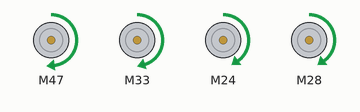
A sketch run on a simulated Arduino Mega 2560, built with avr-gcc and run on an emulated ATmega2560. Shown: 4 × DC motor (green arrow = forward, orange = backward, longer = faster).

Above: at 0.1 s.
Timing chart, 0 to 1.6 s (numbered marks = the images above):
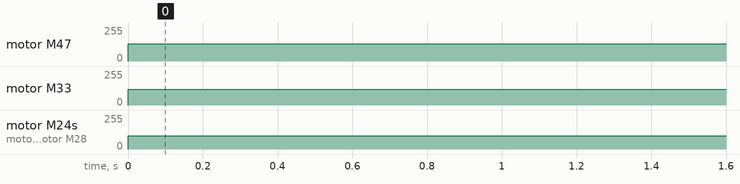

Measured:
- by itself, motor M47: stopped → forward 130/255 at 0.00 s
- by itself, motor M33: stopped → forward 120/255 at 0.00 s
- by itself, motor M24, motor M28: stopped → forward 100/255 at 0.00 s

The sketch:

testmotor.ino
```cpp
#include <L298N.h>

const int IN1 = 47;
const int IN2 = 49;
const int IN4 = 31;
const int ENA = 45;
const int ENB = 5;
const int IN3 = 33;

const int INA1 = 24;
const int INA2 = 26;
const int INA4 = 30;
const int ENAA = 6;
const int ENAB = 7;
const int INA3 = 28;

const int encoderLeftA = 39;  // Encoder pin A for left motor
const int encoderLeftB = 37;  // Encoder pin B for left motor
const int encoderRightA = 41; // Encoder pin A for right motor
const int encoderRightB = 44; // Encoder pin B for right motor

volatile long encoderLeftCount = 0;   // Variable to store left encoder count
volatile long encoderRightCount = 0;  // Variable to store right encoder count

float speedkuleft = 130.5;
float speedkuright = 120;

L298N motor1(ENA, IN1, IN2); // kiri
L298N motor2(ENB, IN3, IN4); // kanan

L298N motor3(ENAA, INA1, INA2); // kiri
L298N motor4(ENAB, INA3, INA4); // kanan

void setup() {
  Serial.begin(9600);

  // Set up encoder pins as input
  pinMode(encoderLeftA, INPUT);
  pinMode(encoderLeftB, INPUT);
  pinMode(encoderRightA, INPUT);
  pinMode(encoderRightB, INPUT);

  // Attach interrupts for encoder readings
  attachInterrupt(digitalPinToInterrupt(encoderLeftA), updateEncoderLeft, CHANGE);
  attachInterrupt(digitalPinToInterrupt(encoderRightA), updateEncoderRight, CHANGE);
}

void loop() {
//  Serial.println(encoderRightCount);
//  delay(100);
//  // Example: Stop after a certain number of encoder counts
//  if (encoderLeftCount >= 1000) {
//    stopp();
//  }
  maju();
  majuku();
}

void updateEncoderLeft() {
  if (digitalRead(encoderLeftA) == digitalRead(encoderLeftB)) {
    encoderLeftCount++;
  } else {
    encoderLeftCount--;
  }
}

void updateEncoderRight() {
  if (digitalRead(encoderRightA) == digitalRead(encoderRightB)) {
    encoderRightCount++;
  } else {
    encoderRightCount--;
  }
}

void maju() {
  motor1.forward();
  motor2.forward();
  motor1.setSpeed(speedkuleft);
  motor2.setSpeed(speedkuright);
}

void majuku() {
  motor3.forward();
  motor4.forward();
  motor3.setSpeed(100);
  motor4.setSpeed(100);
}
void mundur() {
  motor1.backward();
  motor2.backward();
  motor1.setSpeed(speedkuleft);
  motor2.setSpeed(speedkuright);
}

void kanan() {
  motor1.forward();
  motor2.backward();
  motor1.setSpeed(speedkuleft);
  motor2.setSpeed(speedkuright);
}

void kiri() {
  motor1.backward();
  motor2.forward();
  motor1.setSpeed(speedkuleft);
  motor2.setSpeed(speedkuright);
}

void stopp() {
  motor1.stop();
  motor2.stop();
  motor1.setSpeed(0);
  motor2.setSpeed(0);
}
```
